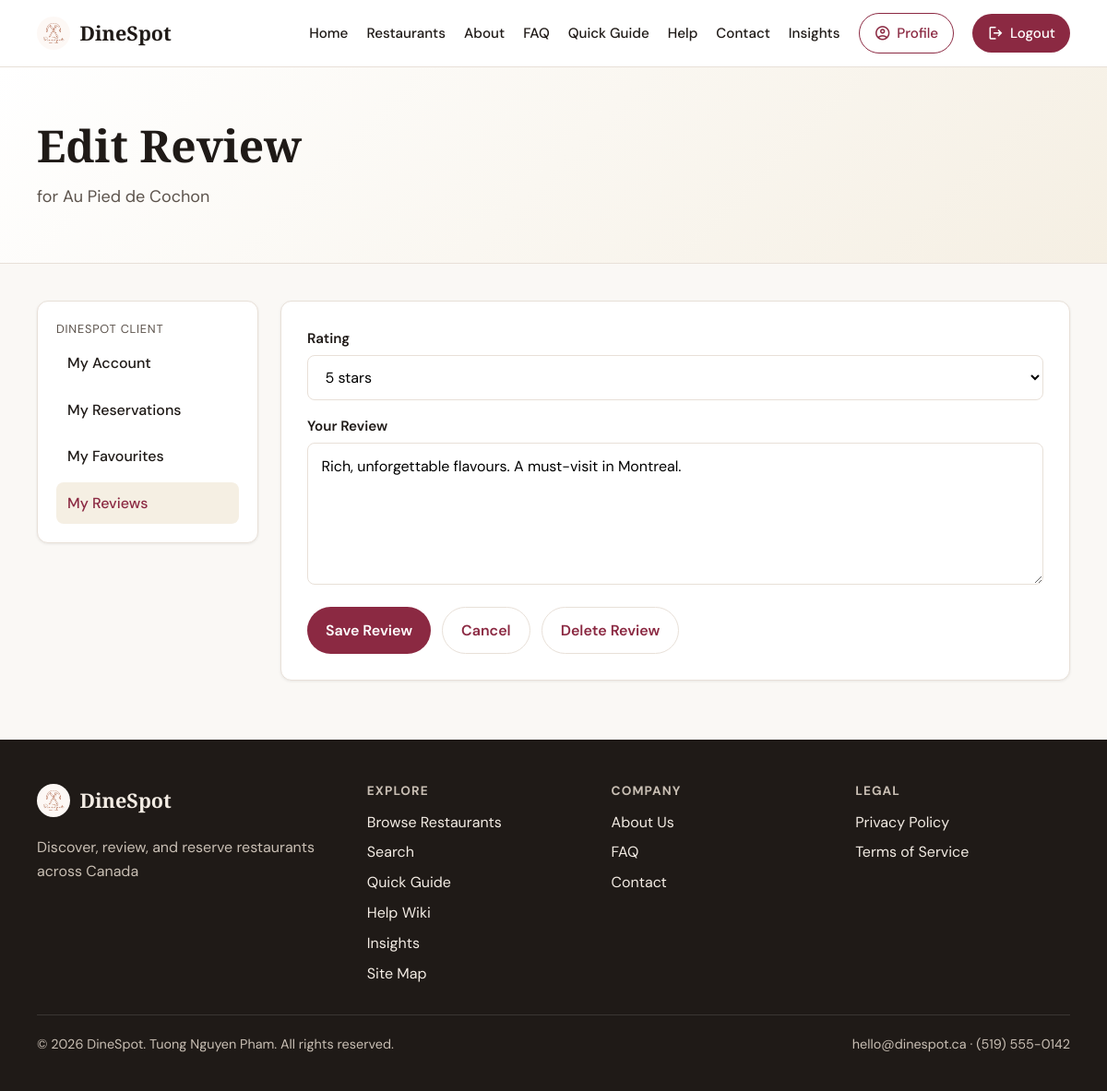
The page /client/edit_review.php?id=1 (signed in) on the database its author committed.
### tables this page shows
CREATE TABLE reviews (
    id INT AUTO_INCREMENT PRIMARY KEY,
    restaurant_id INT NOT NULL,
    user_id INT NOT NULL,
    rating TINYINT NOT NULL,
    comment TEXT NOT NULL,
    created_at TIMESTAMP NOT NULL DEFAULT CURRENT_TIMESTAMP,
    CONSTRAINT fk_reviews_restaurant FOREIGN KEY (restaurant_id) REFERENCES restaurants(id) ON DELETE CASCADE,
    CONSTRAINT fk_reviews_user FOREIGN KEY (user_id) REFERENCES users(id) ON DELETE CASCADE,
    CONSTRAINT chk_reviews_rating CHECK (rating BETWEEN 1 AND 5),
    CONSTRAINT uq_review_user_restaurant UNIQUE (restaurant_id, user_id)
);

CREATE TABLE restaurants (
    id INT AUTO_INCREMENT PRIMARY KEY,
    name VARCHAR(150) NOT NULL,
    cuisine VARCHAR(80) NOT NULL,
    city VARCHAR(80) NOT NULL,
    province VARCHAR(10) NOT NULL,
    description TEXT NOT NULL,
    address VARCHAR(255) NULL,
    image_path VARCHAR(255) NULL,
    latitude DECIMAL(10, 7) NULL,
    longitude DECIMAL(10, 7) NULL,
    price_range TINYINT NOT NULL DEFAULT 2,
    is_active TINYINT(1) NOT NULL DEFAULT 1,
    image_credit VARCHAR(255) NULL,
    created_at TIMESTAMP NOT NULL DEFAULT CURRENT_TIMESTAMP,
    CONSTRAINT chk_restaurants_price_range CHECK (price_range BETWEEN 1 AND 4)
);

### includes/auth.php (called while the page is built, shortened)
<?php
    require_once __DIR__ . '/db.php';
    function current_user_id(): ?int {
        return isset($_SESSION['user_id']) ? (int) $_SESSION['user_id'] : null;
    }

### includes/db.php (called while the page is built, shortened)
<?php
function db(): PDO
{
    static $pdo = null;
    if ($pdo instanceof PDO) {
        return $pdo;
    }
    $dsn = sprintf(
        'mysql:host=%s;port=%s;dbname=%s;charset=%s',
        DB_HOST,
        DB_PORT,
        DB_NAME,
        DB_CHARSET
    );
    $pdo = new PDO($dsn, DB_USER, DB_PASS, [
        PDO::ATTR_ERRMODE => PDO::ERRMODE_EXCEPTION,
        PDO::ATTR_DEFAULT_FETCH_MODE => PDO::FETCH_ASSOC,
        PDO::ATTR_EMULATE_PREPARES => false,
    ]);
    return $pdo;
}

### includes/functions.php (called while the page is built, shortened)
<?php
function e(string $value): string
{
    return htmlspecialchars($value, ENT_QUOTES, 'UTF-8');
}
function get_site_setting(string $key, ?string $default = null): ?string
{
    static $cache = [];
    if (array_key_exists($key, $cache)) {
        return $cache[$key];
    }
    try {
        require_once __DIR__ . '/db.php';
        $stmt = db()->prepare('SELECT setting_value FROM site_settings WHERE setting_key = :key');
        $stmt->execute(['key' => $key]);
        $value = $stmt->fetchColumn();
        $cache[$key] = $value !== false ? (string) $value : $default;
        return $cache[$key];
    } catch (Throwable $e) {
        return $default;
    }
}
function get_review_by_id_for_user(int $reviewId, int $userId): ?array
{
    require_once __DIR__ . '/db.php';
    $stmt = db()->prepare(
        'SELECT rv.id, rv.rating, rv.comment, rv.restaurant_id, rest.name AS restaurant_name
         FROM reviews rv
         INNER JOIN restaurants rest ON rest.id = rv.restaurant_id
         WHERE rv.id = :id AND rv.user_id = :user_id
         LIMIT 1'
    );
    $stmt->execute([
        'id' => $reviewId,
        'user_id' => $userId,
    ]);
    $review = $stmt->fetch();
    return $review ?: null;
}

### client/edit_review.php (the view, shortened to what this page needs)
<?php
require_once __DIR__ . '/../includes/functions.php';
require_once __DIR__ . '/../includes/auth.php';
require_once __DIR__ . '/../includes/db.php';
$reviewId = (int) ($_GET['id'] ?? $_POST['id'] ?? 0);
$userId = (int) current_user_id();
$review = $reviewId > 0 ? get_review_by_id_for_user($reviewId, $userId) : null;
$rating = (int) $review['rating'];
$comment = $review['comment'];
require_once __DIR__ . '/../includes/header.php';
?>
<section class="page-hero">
    <div class="container">
        <h1>Edit Review</h1>
        <p class="lead">for <?= e($review['restaurant_name']) ?></p>
    </div>
</section>
<section class="page-content">
    <div class="container client-layout">
        <?php require __DIR__ . '/_sidebar.php'; ?>
        <div class="client-main">
            <div class="content-card">
                <form class="auth-form" method="post" action="edit_review.php?id=<?= $reviewId ?>" novalidate>
                    <div class="form-group">
                        <label for="rating">Rating</label>
                        <select id="rating" name="rating" required>
                            <?php for ($stars = 5; $stars >= 1; $stars--): ?>
                                <option value="<?= $stars ?>"<?= (int) $rating === $stars ? ' selected' : '' ?>>
                                    <?= $stars ?> <?= $stars === 1 ? 'star' : 'stars' ?>
                                </option>
                            <?php endfor; ?>
                        </select>
                    </div>
                    <div class="form-group">
                        <label for="comment">Your Review</label>
                        <textarea id="comment" name="comment" rows="5" required><?= e($comment) ?></textarea>
                    </div>
                    <div class="form-actions">
                        <button type="submit" class="btn btn-primary">Save Review</button>
                        <a class="btn btn-secondary" href="my_reviews.php">Cancel</a>
                        <button
                            type="button"
                            class="btn btn-secondary"
                            data-delete-review
                            data-review-id="<?= $reviewId ?>"
                            data-restaurant-name="<?= e($review['restaurant_name']) ?>"
                            data-redirect="my_reviews.php"
                            data-form-action="delete_review.php"
                        >
                            Delete Review
                        </button>
                    </div>
                </form>
            </div>
        </div>
    </div>
</section>
<?php require_once __DIR__ . '/../includes/footer.php'; ?>

### assets/css/style.css (style rules this page uses)
:root { --radius: 12px; --font-body: "DM Sans", system-ui, sans-serif; --font-display: "Playfair Display", Georgia, serif; --max-width: 1120px; }
*, *::before, *::after { box-sizing: border-box; }
html { scroll-behavior: smooth; }
body { margin: 0; font-family: var(--font-body); font-size: 1rem; line-height: 1.6; color: var(--color-text); background: var(--color-bg); }
a { color: var(--color-primary); text-decoration-thickness: 1px; text-underline-offset: 3px; }
h1, h2, h3 { font-family: var(--font-display); line-height: 1.2; margin-top: 0; }
p { margin-top: 0; }
.container { width: min(100% - 2rem, var(--max-width)); margin-inline: auto; }
.page-hero { padding: 3.5rem 0 2.5rem; background: linear-gradient(135deg, var(--color-hero-start) 0%, var(--color-hero-end) 100%); border-bottom: 1px solid var(--color-border); }
.page-hero h1 { font-size: clamp(2rem, 4vw, 3rem); margin-bottom: 0.75rem; }
.page-hero .lead { max-width: 42rem; font-size: 1.125rem; color: var(--color-muted); }
.page-content { padding: 2.5rem 0 4rem; }
.content-card { background: var(--color-surface); border: 1px solid var(--color-border); border-radius: var(--radius); padding: 1.75rem; box-shadow: var(--shadow-sm); }
.auth-form .form-group { margin-bottom: 1rem; }
.btn { display: inline-flex; align-items: center; justify-content: center; padding: 0.75rem 1.25rem; border-radius: 999px; font: inherit; font-weight: 600; cursor: pointer; text-decoration: none; border: none; }
.btn-primary { background: var(--color-primary); color: #fff; }
.btn-secondary { background: transparent; color: var(--color-primary); border: 1px solid var(--color-border); text-align: center; }
.client-layout { display: grid; grid-template-columns: 240px minmax(0, 1fr); gap: 1.5rem; align-items: start; }
.client-main .form-group { margin-bottom: 1rem; }
.form-actions { display: flex; flex-wrap: wrap; gap: 0.75rem; margin-top: 0.5rem; }
.form-group { margin-bottom: 0; }
.form-group label { display: block; margin-bottom: 0.35rem; font-weight: 600; font-size: 0.95rem; }
.form-group input, .form-group select, .form-group textarea { width: 100%; padding: 0.75rem 0.9rem; border: 1px solid var(--color-border); border-radius: 8px; font: inherit; background: var(--color-surface); }

### assets/css/theme-classic.css (style rules this page uses)
:root { --color-primary: #8b2942; --color-primary-dark: #6d1f33; --color-accent: #c9a962; --color-bg: #faf8f5; --color-surface: #ffffff; --color-text: #1f1a17; --color-muted: #5c534c; --color-border: #e8e0d8; --color-accent-soft: #f5efe3; --color-favourite: #fed988; --color-header-bg: rgba(255, 255, 255, 0.95); --color-hero-start: #ffffff; --color-hero-end: #f5efe3; --color-footer-bg: #1f1a17; --color-footer-text: #f3ece4; --color-footer-muted: #c9bfb4; --color-footer-border: rgba(255, 255, 255, 0.12); --color-success: #2d6a4f; --color-success-bg: #e8f5ef; --color-error: #9b2226; --color-error-bg: #fdecea; --color-focus-ring: rgba(139, 41, 66, 0.25); --shadow-sm: 0 1px 3px rgba(31, 26, 23, 0.08); --shadow-md: 0 8px 24px rgba(31, 26, 23, 0.1); }

### rows shown on the page
reviews: restaurant.name "Au Pied de Cochon", rating "5 stars", comment "Rich, unforgettable flavours. A must-visit in Montreal."

### other values the page prints
SITE_NAME "DineSpot"
$label "My Account"
$label "My Reservations"
$label "My Favourites"
$label "My Reviews"
SITE_TAGLINE "Discover, review, and reserve restaurants across Canada"
SITE_EMAIL "hello@dinespot.ca"
SITE_PHONE "(519) 555-0142"
